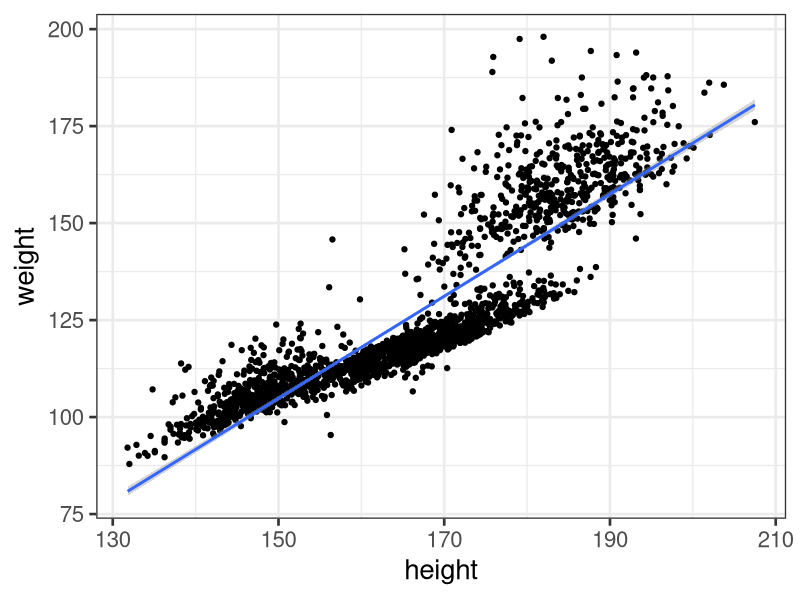
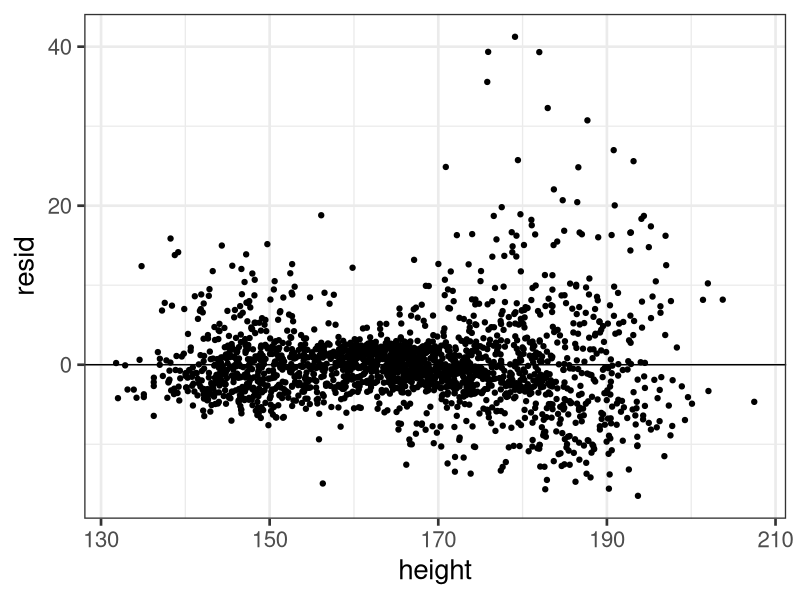
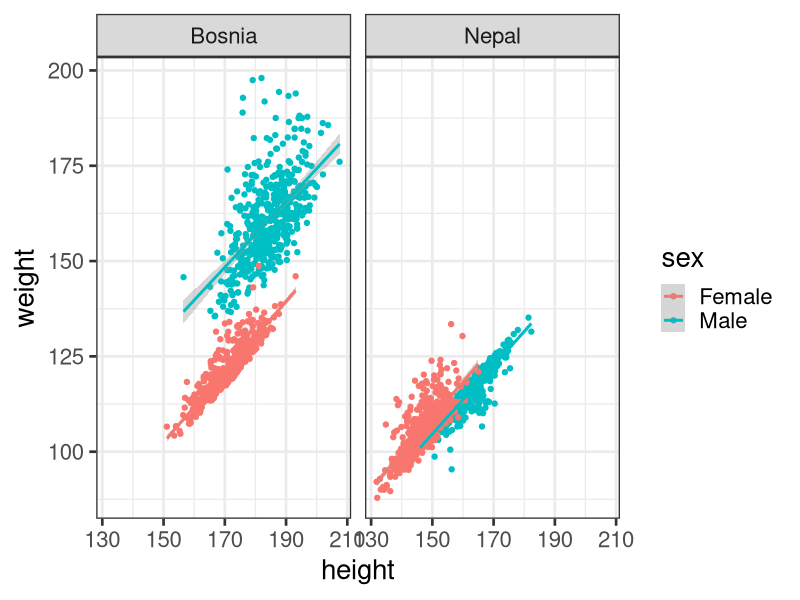
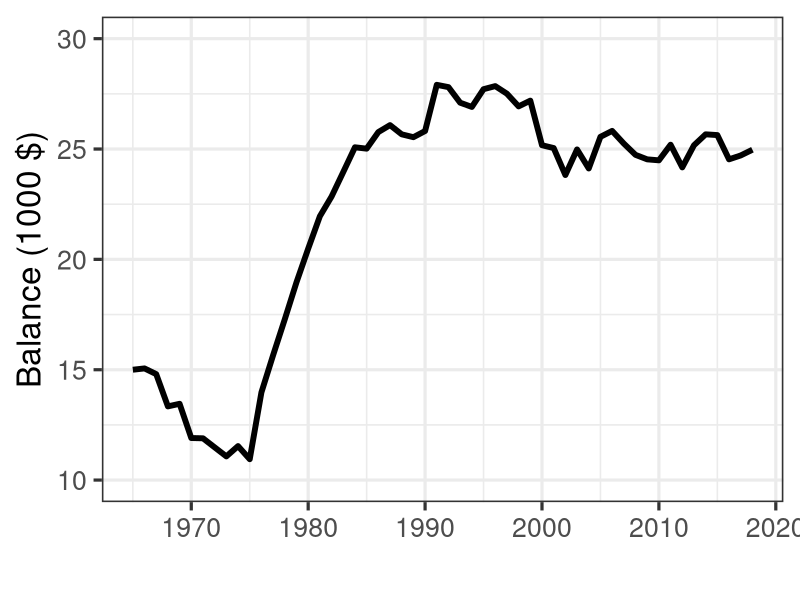
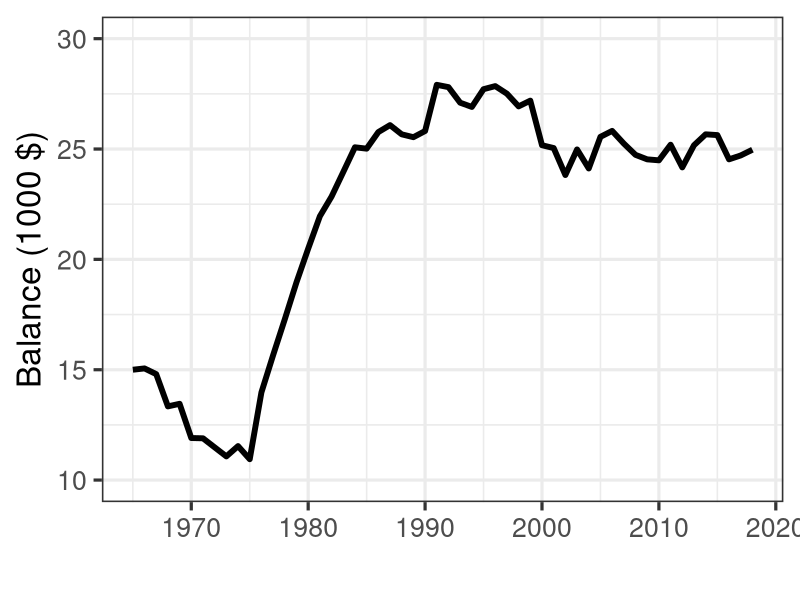
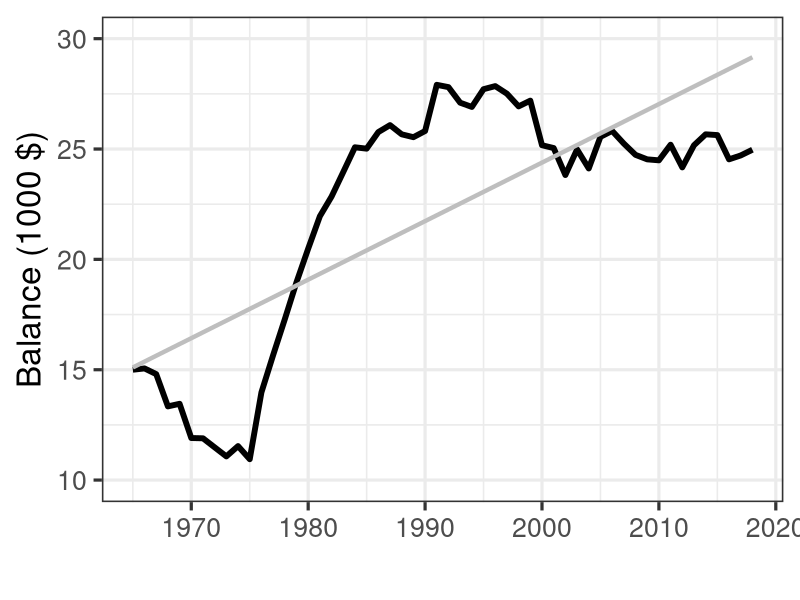
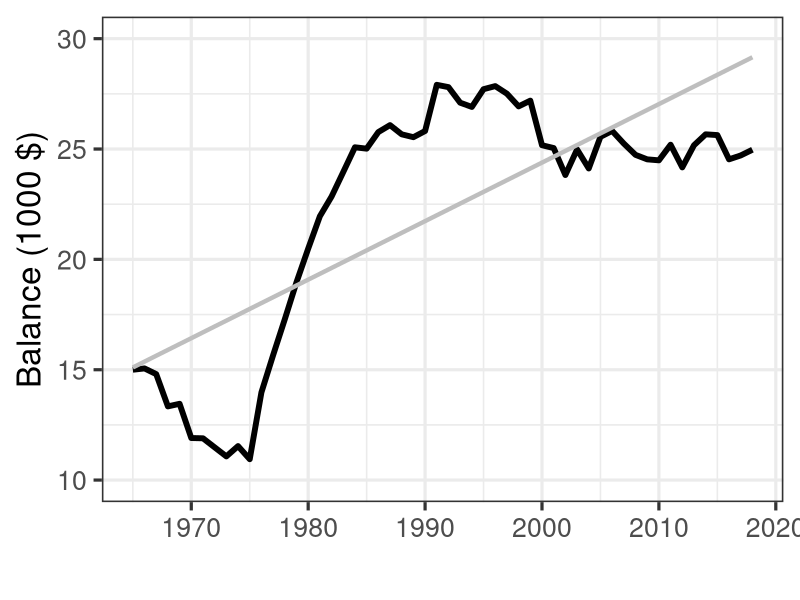
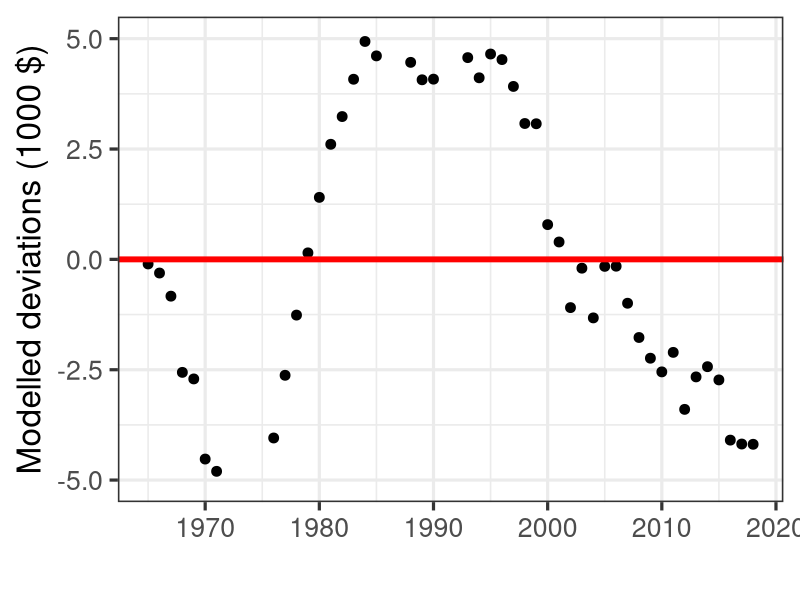

The R source for these figures, in order:
# THis is a simple example discussing what goes into a simple model.....
# Here's a sample of men and women from Nepal
library(tidyverse)
library(ggfortify)
direct <- "D:/r/"
nepal.m.height <- data.frame(height = rnorm(500,163,6), sex = "Male",country = "Nepal")
nepal.f.height <- data.frame(height =rnorm(500,147,5.5), sex = "Female",country = "Nepal")
bosnia.m.height <- data.frame(height = rnorm(500,183.9,7.11), sex = "Male",country = "Bosnia")
bosnia.f.height <- data.frame(height =rnorm(500,171.1,6.56), sex = "Female",country = "Bosnia")



dat <- rbind(nepal.m.height,nepal.f.height,bosnia.m.height,bosnia.f.height)
dat$weight[dat$sex == "Male"] <- 110 + 0.9 * (dat$height[dat$sex == "Male"] - 152)# + rnorm(length(dat$height[dat$sex == "Male"]),0,10)
# Let's make the Bosnia men fatter than the Nepal men
dat$weight[dat$sex == "Male" & dat$country == "Bosnia"] <- dat$weight[dat$sex == "Male" & dat$country == "Bosnia"] +  
                                                                                                rlnorm(length(dat$height[dat$sex == "Male"  & dat$country == "Bosnia"]),log(20),0.4)
dat$weight[dat$sex == "Male" & dat$country == "Nepal"] <- dat$weight[dat$sex == "Male" & dat$country == "Nepal"] - 
                                                                                                rlnorm(length(dat$height[dat$sex == "Male"  & dat$country == "Nepal"]),log(3),0.6)
dat$weight[dat$sex == "Female"] <- 100 + 0.9 * (dat$height[dat$sex == "Female"] -152)# + rnorm(length(dat$height[dat$sex == "Female"]),-3,3)
dat$weight[dat$sex == "Female" & dat$country == "Bosnia"] <- dat$weight[dat$sex == "Female" & dat$country == "Bosnia"]  +  
                                                                                                rlnorm(length(dat$height[dat$sex == "Female"  & dat$country == "Bosnia"]),log(4),0.6)
dat$weight[dat$sex == "Female" & dat$country == "Nepal"] <-  dat$weight[dat$sex == "Female" & dat$country == "Nepal"] + 
                                                                                                rlnorm(length(dat$height[dat$sex == "Female"  & dat$country == "Nepal"]),log(10),0.4)


windows(11,11)
ggplot(dat, aes(height,weight)) + geom_point()  +theme_bw(base_size = 20) + geom_smooth(method = 'lm')

mod.lm <- lm(weight~height*sex*country,dat)
dat$resid <- resid(mod.lm)

ggplot(dat,aes(height,resid)) + geom_point() +theme_bw(base_size = 20) + geom_hline(yintercept = 0)

windows(11,11)
ggplot(dat, aes(height,weight,group = sex,colour=sex)) + geom_point()  +theme_bw(base_size = 20) + geom_smooth(method = 'lm') + facet_wrap(~country)

# Or is an example using a time series of money in the bank more fitting...
set.seed(126)
years <- 1965:2018
NY <- length(years)
int <- rlnorm(NY,log(0.05),0.1)
fees <- rlnorm(NY,log(1000),0.1)
# Cut the withdrawls in half about half way through the proces
withdrawls <- c(rlnorm(10,log(0.4),0.1),rlnorm(NY-10,log(0.2),0.1))
deposits <- rlnorm(NY,log(5000),0.1)
Initial.funds <- 15000
rand.deviations <- c(rnorm(NY-10,0,500),rnorm(10,-500,100))

Balance.act <- Initial.funds
Balance.mod <- Initial.funds
for(i in 2:NY) Balance.mod[i] <- Balance.mod[i-1]*(1+int[i-1]) - Balance.mod[i-1]*withdrawls[i-1] - fees[i-1] + deposits[i]
for(i in 2:NY) Balance.act[i] <- Balance.act[i-1]*(1+int[i-1]) - Balance.act[i-1]*withdrawls[i-1] - fees[i-1] + deposits[i] + rand.deviations[i]# Just add some random noise

dat.mod <- data.frame(years = years, int = int, fees = fees, withdrawls = withdrawls, deposits = deposits, balance = Balance.mod/1000,type = "modelled")
dat.act <- data.frame(years = years, int = int, fees = fees, withdrawls = withdrawls, deposits = deposits, balance = Balance.act/1000,type = "actual")


lin.mod <- lm(balance~years,dat.act)
dat.act$resid <- resid(lin.mod) # So actual is using the "lm" residuals, "modelled" is using the residuals from the "good" model
dat.act$pred <- predict(lin.mod)
dat.mod$resid <- dat.act$balance - dat.mod$balance
dat.mod$pred <- dat.mod$balance # Just adding so the two data frames have the same data...
dat <- rbind(dat.mod,dat.act)
dat$type <- as.factor(dat$type)
# Time series
windows(14,11)
ggplot(dat.act)+ geom_line(aes(years,balance),linetype = "solid",colour="black",size=2)  +theme_bw(base_size = 24) + xlab("") + ylab("Balance (1000 $)") + ylim(10,30)# + geom_smooth(method = 'lm')
ggsave(paste0(direct,"2018/Presentations/Special_Industry_presentations/Financial_time_series_example.png"),width=14,height=11,units = "in")
# Time series with linear model
windows(14,11)
ggplot(dat.act)+ geom_line(aes(years,balance),linetype = "solid",colour="black",size=2)  +theme_bw(base_size = 24) + xlab("") + ylab("Balance (1000 $)") + ylim(10,30)+
                 geom_line(aes(years,pred),linetype = "solid",colour="grey",size=1.5) 
ggsave(paste0(direct,"2018/Presentations/Special_Industry_presentations/Financial_time_series_example_with_linear_model.png"),width=14,height=11,units = "in")

# Linear model residuals
windows(14,11)
ggplot(dat.act, aes(years,resid))+ geom_point(size=3) + theme_bw(base_size = 24) + xlab("") + ylab("Modelled deviations (1000 $)") + 
                                   geom_hline(yintercept = 0,linetype ='solid', size =2,col="red") + ylim(-5,5) # + geom_smooth(method = 'lm')
ggsave(paste0(direct,"2018/Presentations/Special_Industry_presentations/linear_model_Residual_patterns.png"),width=14,height=11,units = "in")

windows(14,11)
ggplot(dat.mod, aes(years,resid))+ geom_point(size=3) + theme_bw(base_size = 24) + xlab("") + ylab("Modelled deviations (1000 $)") + 
  geom_hline(yintercept = 0,linetype ='solid', size =2,col="red") + ylim(-5,5)# + geom_smooth(method = 'lm')
ggsave(paste0(direct,"2018/Presentations/Special_Industry_presentations/accounting_model_Residual_patterns.png"),width=14,height=11,units = "in")


# complex model comparision
windows(14,11)
ggplot(dat) + geom_line(aes(years,balance,colour = type,size=type)) + theme_bw(base_size = 24) + xlab("") + ylab("Balance (1000 $)") + ylim(10,30) +
               scale_colour_manual(values = c("black","grey")) + scale_size_manual(values = c(2,1))
ggsave(paste0(direct,"2018/Presentations/Special_Industry_presentations/Complex_model_vs_actual.png"),width=14,height=11,units = "in")


# complex model residuals
windows(14,11)
ggplot(transform(dat, type = c("Linear model","Accounting model")[as.numeric(type)]), aes(years,resid,colour = type))+ geom_point(size=3) + theme_bw(base_size = 24) + xlab("") + ylab("Modelled deviations (1000 $)") + facet_wrap(~type) +
                               geom_hline(yintercept = 0,linetype ='solid', size =2,col="red") + theme(legend.position="none") + scale_colour_manual(values = c("grey","blue"))
ggsave(paste0(direct,"2018/Presentations/Special_Industry_presentations/Comparing_Residual_patterns.png"),width=14,height=11,units = "in")
